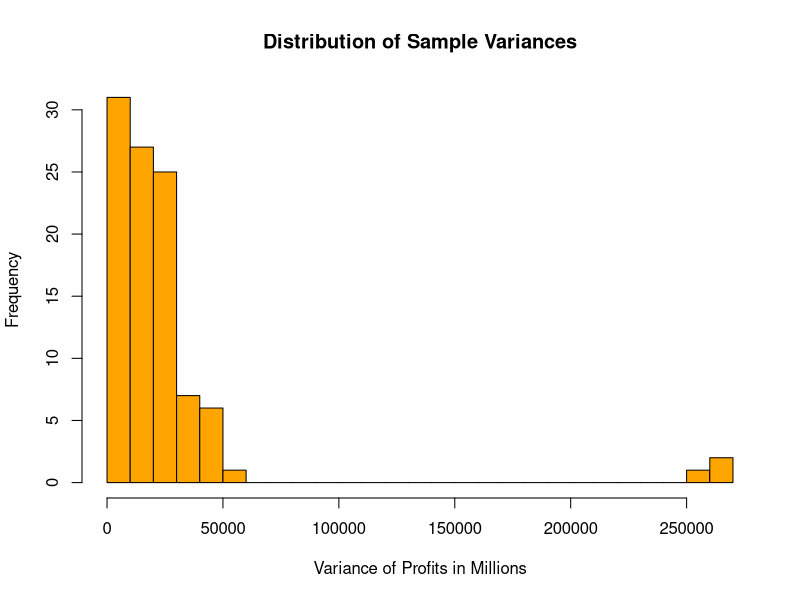

R code for this plot:
#Question 1: The dataset movies1 is not the full population but a sample of the full population since it has only 505 observations. The full population is debatable but for instance be all movies ever published or all movies established by the source of the database.#
#Question 2a: Bruce Willis with 7 appearances as head actor#
movies <- read.delim("movies1 (1).tsv")
actor_counts <- sort(table(movies$first_actor), decreasing = TRUE)
head(actor_counts, 1)
#Question 2b: The average revenue for movies that starred Bruce Willis is $116,280,090 while the average revenue of all the movies listed in the dataset is $94,815,482 so it lies above the average of all movies in the dataset#
bruce_revenue <- mean(movies$revenue[movies$first_actor == "Bruce Willis"], na.rm = TRUE)
bruce_revenue
overall_revenue <- mean(movies$revenue, na.rm = TRUE)
overall_revenue
#Question 2C: The conclusion in the previous question is not highly trustworthy since only 7 observations are included. The law of large numnbers states that as you repeat a random experiment more times, the sample mean will converge toward the true population mean. As an outlier in an experiment with sample size 7 has a bigger impact on the mean than in an experiment with 1000 observations.#
#Question 3a: The Variance of the variable profits in millions is: 30463.13 so approximately 30463 in millions.#
movies$profits <- movies$revenue - movies$budget
movies$profits_millions <- movies$profits / 1000000
var(movies$profits_millions, na.rm = TRUE)
#Question 3b: The variance of this random sample is 5156.149 which is a lot lower than the previous computed variance of 30463.13.
set.seed(123)
movies_sample <- movies[sample(nrow(movies), 25), ]
var(movies_sample$profits_millions, na.rm = TRUE)
#Question 3c: The first few values of the vector are: 5156.149  3141.213  2110.105  3441.955 20740.620  1686.073.#
set.seed(123)
sample_vars <- numeric(100)
for (i in 1:100) {sample_vars[i] <- var(movies[sample(nrow(movies), 25), ]$profits_millions, na.rm = TRUE)}
head(sample_vars)
#Question 3d: The mean of sample_vars is 24473.26 and the standard deviation of sample_vars is 43563.22.
hist(sample_vars, main = "Distribution of Sample Variances", xlab = "Variance of Profits in Millions", col = "Orange", breaks = 20)
mean(sample_vars)
sd(sample_vars)
#Question 3e: No a sample of 25 is not sufficient to gain a reliable estimate of the population variance for profits. As you can see the histogram is heavily right skewed and the standard deviation is massive. This is because some blockbusters for example have a much higher profit and when included in such a small sample size drive up the standard deviation. Small samples fail to capture the regularity that these outliers occur. Hence why a sample size of 25 fails to generate a stable, reliable estimate of the population variance.#
